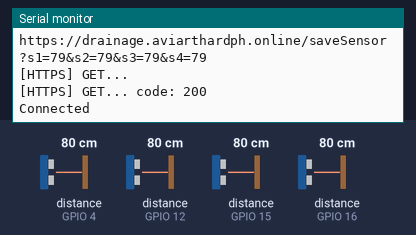
This sketch was run on a simulated ESP8266 (NodeMCU). Parts: the last lines printed to the serial monitor. Wiring (inferred from the names in the program): 4 × ultrasonic range finder: trigger GPIO 0, echo GPIO 16 / trigger GPIO 5, echo GPIO 4 / trigger GPIO 13, echo GPIO 15 / trigger GPIO 14, echo GPIO 12. The test bench sets the inputs (shaded band); at power-on: distance to the obstacle (sensors on GPIO 4, GPIO 12, GPIO 15, GPIO 16) 80 cm. The echo pulse lasts 58.3 µs per cm; WiFi joins after 1.5 s; servers stay silent unless stated; uploads are accepted with an empty reply.

Above: at 3.2 s.
3.3 s: distance to the obstacle (sensor on GPIO 4) set to 35 cm
At 3.62 s:
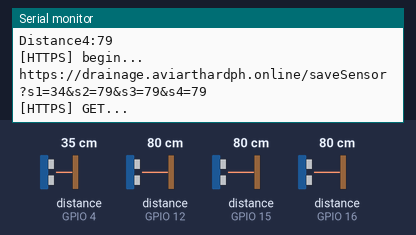
6.3 s: distance to the obstacle (sensor on GPIO 12) set to 18 cm
At 6.92 s:
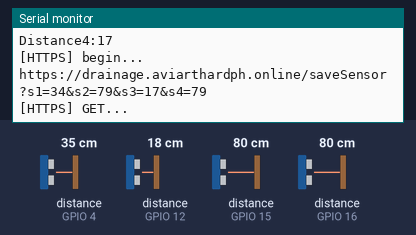
9.3 s: distance to the obstacle (sensor on GPIO 15) set to 9 cm
At 9.71 s:
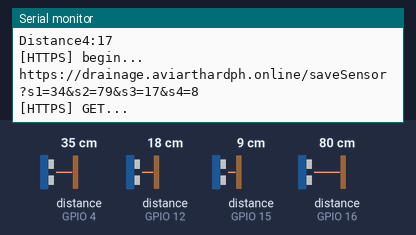
12.3 s: distance to the obstacle (sensor on GPIO 16) set to 2 cm
At 12.91 s:
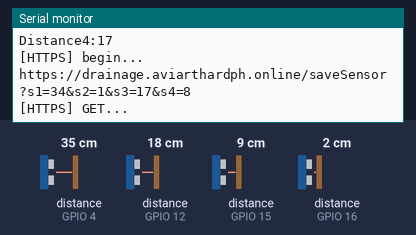
13.8 s: distance to the obstacle (sensor on GPIO 4) set to 60 cm
At 14.25 s:
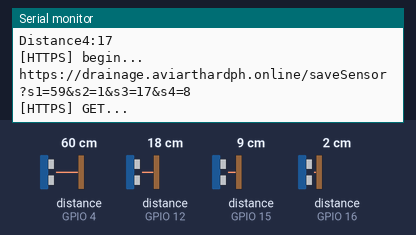
16.8 s: distance to the obstacle (sensor on GPIO 12) set to 2 cm
At 17.41 s:
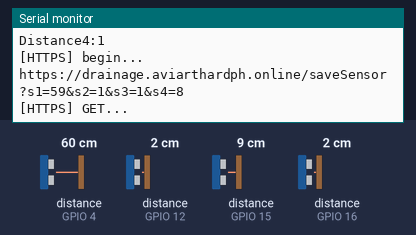
Timing chart, 0 to 19.3 s (numbered marks = the images above; inputs shaded):
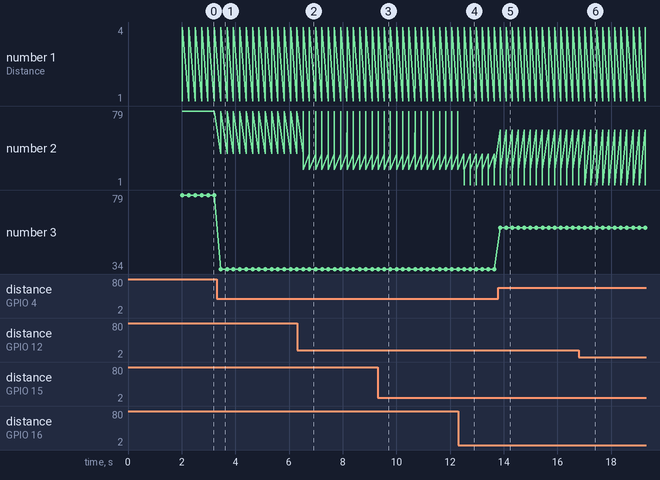

The sketch:

drainage-ard.ino
```cpp
#include <ESP8266WiFi.h>
#include <ESP8266HTTPClient.h>
#include <WiFiClientSecureBearSSL.h>

// Replace with your network credentials
const char* ssid = "Chaenelle";
const char* password = "@Iceangel1011";

String inputString = "";

const int trigPin = 5;
const int echoPin = 4;

const int trigPin2 = 0;
const int echoPin2 = 16;

const int trigPin3 = 14;
const int echoPin3 = 12;

const int trigPin4 = 13;
const int echoPin4 = 15;
String payloadData = "";

void setup() {
  Serial.begin(115200);
  pinMode(trigPin, OUTPUT);
  pinMode(echoPin, INPUT);

  pinMode(trigPin2, OUTPUT);
  pinMode(echoPin2, INPUT);

  pinMode(trigPin3, OUTPUT);
  pinMode(echoPin3, INPUT);

  pinMode(trigPin4, OUTPUT);
  pinMode(echoPin4, INPUT);

  //Connect to Wi-Fi
  WiFi.mode(WIFI_STA);
  WiFi.begin(ssid, password);
  Serial.print("Connecting to WiFi ..");
  while (WiFi.status() != WL_CONNECTED) {
    Serial.print('.');
    delay(1000);
  }
}

void loop() {
  inputString = "";
  if ((WiFi.status() == WL_CONNECTED)) {
    Serial.println("Connected");
  }

  String d1 = distance1();
  String d2 = distance2();
  String d3 = distance3();
  String d4 = distance4();

  Serial.print("Distance1:");
  Serial.println(d1);
  Serial.print("Distance2:");
  Serial.println(d2);
  Serial.print("Distance3:");
  Serial.println(d3);
  Serial.print("Distance4:");
  Serial.println(d3);

  if ((WiFi.status() == WL_CONNECTED)) {

    std::unique_ptr<BearSSL::WiFiClientSecure>client(new BearSSL::WiFiClientSecure);

    client->setInsecure();

    HTTPClient https;
    payloadData = "s1="+d1+"&s2="+d2+"&s3="+d3+"&s4="+d4;
    Serial.print("[HTTPS] begin...\n");
    String urlRequest = "https://drainage.aviarthardph.online/saveSensor?" + payloadData;
    Serial.println(urlRequest);
    if (https.begin(*client, urlRequest)) {  // HTTPS
      Serial.print("[HTTPS] GET...\n");
      int httpCode = https.GET();
      if (httpCode > 0) {
        Serial.printf("[HTTPS] GET... code: %d\n", httpCode);
        payloadData = "";
        if (httpCode == HTTP_CODE_OK) {
          String payload = https.getString();
          Serial.println(payload);
          payloadData = payload;

        }
      } else {
        Serial.printf("[HTTPS] GET... failed, error: %s\n", https.errorToString(httpCode).c_str());
      }

      https.end();
    } else {
      Serial.printf("[HTTPS] Unable to connect\n");
    }
    inputString = "";
  }
  delayMicroseconds(10000);
}

String distance1() {
    digitalWrite(trigPin, LOW);
  delayMicroseconds(5);

  digitalWrite(trigPin, HIGH);
  delayMicroseconds(10);
  digitalWrite(trigPin, LOW);

  long duration = pulseIn(echoPin, HIGH);
  long distance = duration * 0.034 / 2;

  return String(distance);
}

String distance2() {

  digitalWrite(trigPin2, LOW);
  delayMicroseconds(5);

  digitalWrite(trigPin2, HIGH);
  delayMicroseconds(10);
  digitalWrite(trigPin2, LOW);

  long duration = pulseIn(echoPin2, HIGH);
  long distance = duration * 0.034 / 2;

  return String(distance);
}

String distance3() {

  digitalWrite(trigPin3, LOW);
  delayMicroseconds(5);

  digitalWrite(trigPin3, HIGH);
  delayMicroseconds(10);
  digitalWrite(trigPin3, LOW);

  long duration = pulseIn(echoPin3, HIGH);
  long distance = duration * 0.034 / 2;

  return String(distance);
}

String distance4() {

  digitalWrite(trigPin4, LOW);
  delayMicroseconds(5);

  digitalWrite(trigPin4, HIGH);
  delayMicroseconds(10);
  digitalWrite(trigPin4, LOW);

  long duration = pulseIn(echoPin4, HIGH);
  long distance = duration * 0.034 / 2;

  return String(distance);
}
```

Measured:
- after the input at 3.3 s, the serial monitor: prints a new line after 0.16 s (image 1)
- after the input at 6.3 s, the serial monitor: prints a new line after 0.23 s (image 2)
- after the input at 9.3 s, the serial monitor: prints a new line at once (image 3)
- after the input at 12.3 s, the serial monitor: prints a new line after 0.22 s (image 4)
- after the input at 13.8 s, the serial monitor: prints a new line after 0.06 s (image 5)
- after the input at 16.8 s, the serial monitor: prints a new line after 0.22 s (image 6)
- plotted number 2: 79 → 17 after the input at 6.3 s
- plotted number 3: 79 → 34 after the input at 3.3 s, 34 → 59 after the input at 13.8 s
